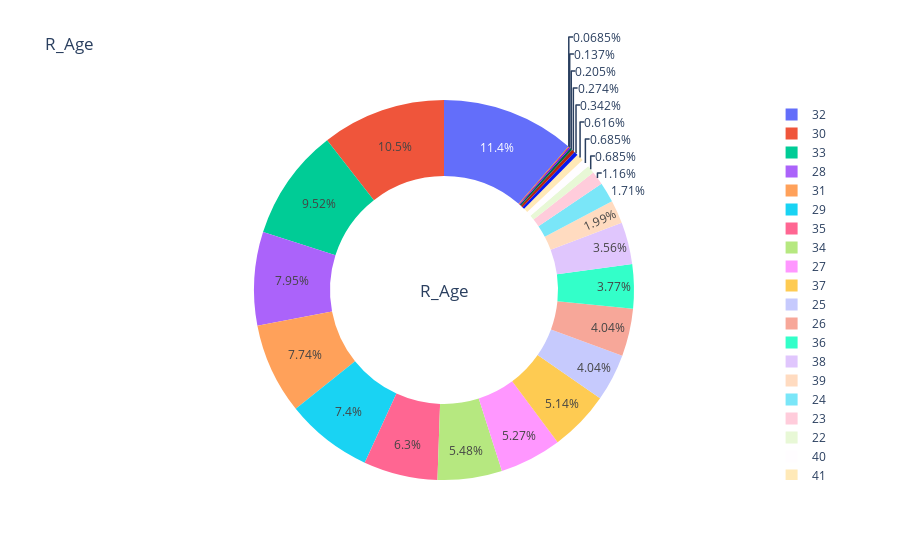

Notebook code for this chart:
### Code cell
from plotly.offline  import download_plotlyjs,init_notebook_mode,plot, iplot
from plotly.offline import init_notebook_mode, iplot
init_notebook_mode(connected=True)
temp = ufc.R_Age.value_counts()
fig = {
  "data": [
    {
      "values": temp.values,
      "labels": temp.index,
      "domain": {"x": [0, 1]},
      "hole": .6,
      "type": "pie"
    },
    
    ],
  "layout": {
        "title":"R_Age",
        "annotations": [
            {
                "font": {
                    "size": 17
                },
                "showarrow": False,
                "text": "R_Age",
                "x": 0.5,
                "y": 0.5
            }
            
        ]
    }
}
iplot(fig, filename='donut')

### Figure 1 — Plotly figure (JSON) as saved in the notebook; plotly's stock layout.template omitted (floating-point values rounded to 4 significant figures)
{"data": [{"domain": {"x": [0, 1]}, "hole": 0.6, "labels": [32, 30, 33, 28, 31, 29, 35, 34, 27, 37, 25, 26, 36, 38, 39, 24, 23, 22, 40, 41, 21, 43, 44, 46, 0], "type": "pie", "values": [166, 154, 139, 116, 113, 108, 92, 80, 77, 75, 59, 59, 55, 52, 29, 25, 17, 10, 10, 9, 5, 4, 3, 2, 1]}], "layout": {"annotations": [{"font": {"size": 17}, "showarrow": false, "text": "R_Age", "x": 0.5, "y": 0.5}], "title": {"text": "R_Age"}}}
